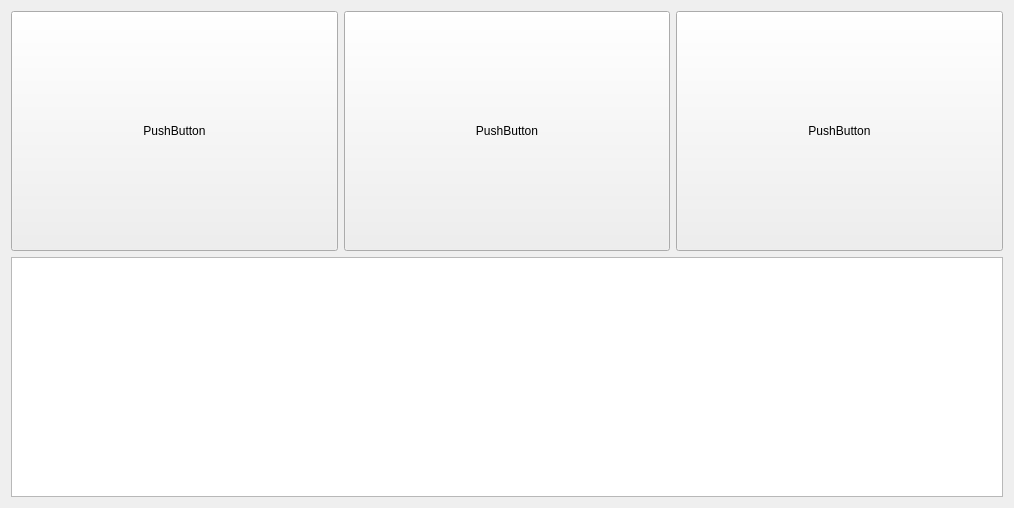
<?xml version="1.0" encoding="UTF-8"?>
<ui version="4.0">
 <class>LandingPage</class>
 <widget class="QWidget" name="LandingPage">
  <property name="geometry">
   <rect>
    <x>0</x>
    <y>0</y>
    <width>1014</width>
    <height>508</height>
   </rect>
  </property>
  <property name="windowTitle">
   <string>Form</string>
  </property>
  <layout class="QVBoxLayout" name="verticalLayout_2">
   <item>
    <layout class="QHBoxLayout" name="horizontalLayout_2">
     <item>
      <widget class="QPushButton" name="pushButton">
       <property name="sizePolicy">
        <sizepolicy hsizetype="Preferred" vsizetype="Preferred">
         <horstretch>0</horstretch>
         <verstretch>0</verstretch>
        </sizepolicy>
       </property>
       <property name="text">
        <string>PushButton</string>
       </property>
      </widget>
     </item>
     <item>
      <widget class="QPushButton" name="pushButton_2">
       <property name="sizePolicy">
        <sizepolicy hsizetype="Minimum" vsizetype="Expanding">
         <horstretch>0</horstretch>
         <verstretch>0</verstretch>
        </sizepolicy>
       </property>
       <property name="text">
        <string>PushButton</string>
       </property>
      </widget>
     </item>
     <item>
      <widget class="QPushButton" name="pushButton_3">
       <property name="sizePolicy">
        <sizepolicy hsizetype="Minimum" vsizetype="Preferred">
         <horstretch>0</horstretch>
         <verstretch>0</verstretch>
        </sizepolicy>
       </property>
       <property name="text">
        <string>PushButton</string>
       </property>
      </widget>
     </item>
    </layout>
   </item>
   <item>
    <widget class="QListWidget" name="listWidget"/>
   </item>
  </layout>
 </widget>
 <resources/>
 <connections/>
</ui>
